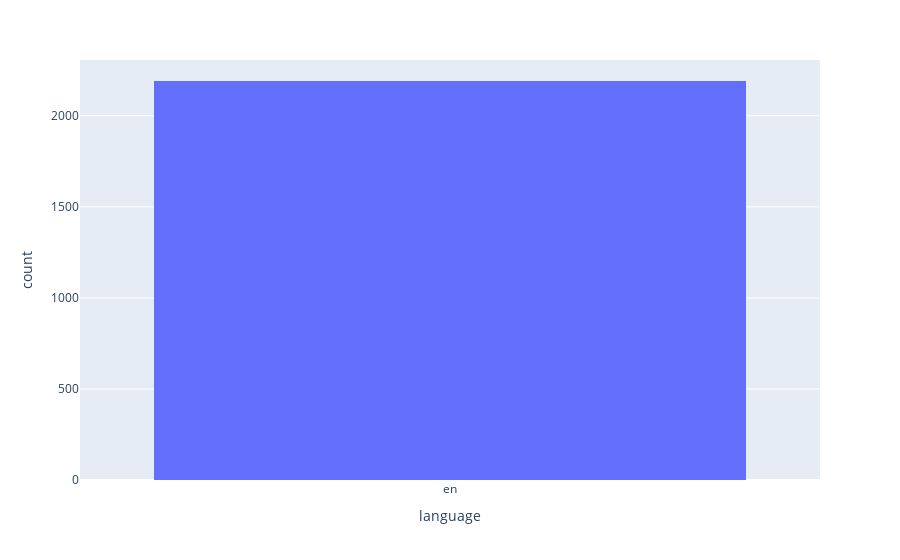

Notebook cell for this chart:
### Code cell
px.histogram(cnt, x='language')

### Figure 1 — Plotly figure (JSON) as saved in the notebook; plotly's stock layout.template omitted (floating-point values rounded to 4 significant figures; data arrays with more than 128 entries replaced by an {"elided": "..."} marker saying what was removed)
{"data": [{"alignmentgroup": "True", "bingroup": "x", "hovertemplate": "language=%{x}<br>count=%{y}<extra></extra>", "legendgroup": "", "marker": {"color": "#636efa", "pattern": {"shape": ""}}, "name": "", "offsetgroup": "", "orientation": "v", "showlegend": false, "type": "histogram", "x": {"elided": "2191 str values"}, "xaxis": "x", "yaxis": "y"}], "layout": {"barmode": "relative", "legend": {"tracegroupgap": 0}, "margin": {"t": 60}, "xaxis": {"anchor": "y", "domain": [0, 1], "title": {"text": "language"}}, "yaxis": {"anchor": "x", "domain": [0, 1], "title": {"text": "count"}}}}
